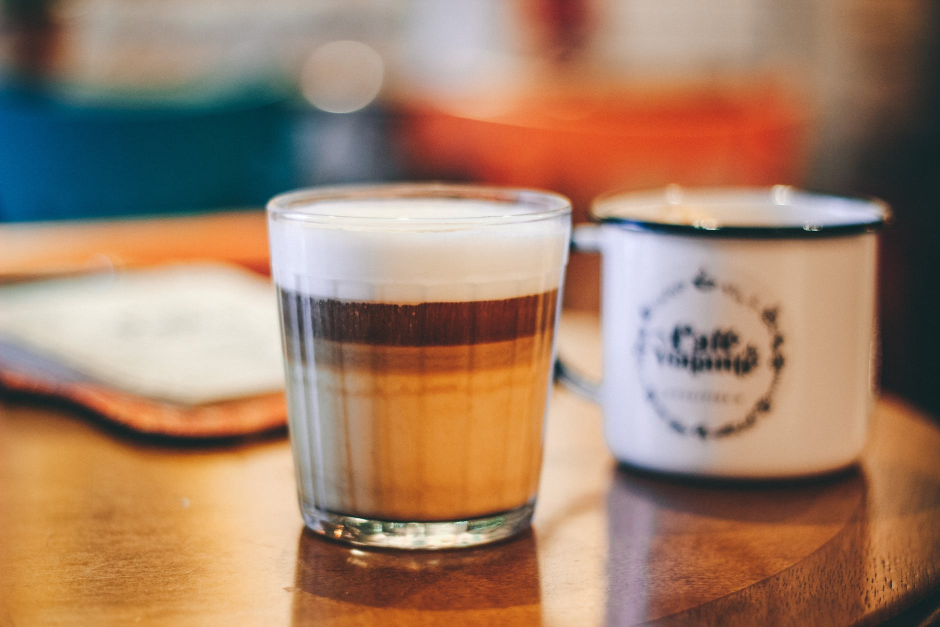
#> input picture assets/coffee.jpeg, 1880 x 1253 px (shown at 1/2 size)
$ python main.py
#> lines starting #> are read from the running program, lines starting #| are printed output that depends on the picture
import cv2

img = cv2.imread('assets/coffee.jpeg', -1)
#> img is the input picture: shape (1253, 1880, 3); mean B, G, R 104.9, 127.7, 160.8
img = cv2.resize(img, (0,0), fx=0.5, fy=0.5)
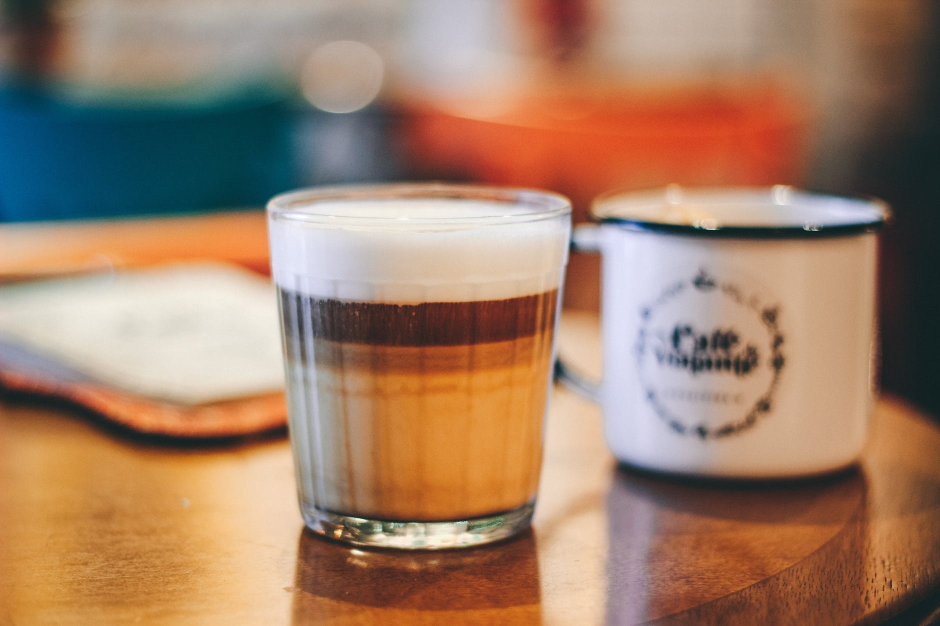
#> img: shape (626, 940, 3); mean B, G, R 105.1, 127.9, 160.9
img = cv2.rotate(img, cv2.cv2.ROTATE_90_COUNTERCLOCKWISE)
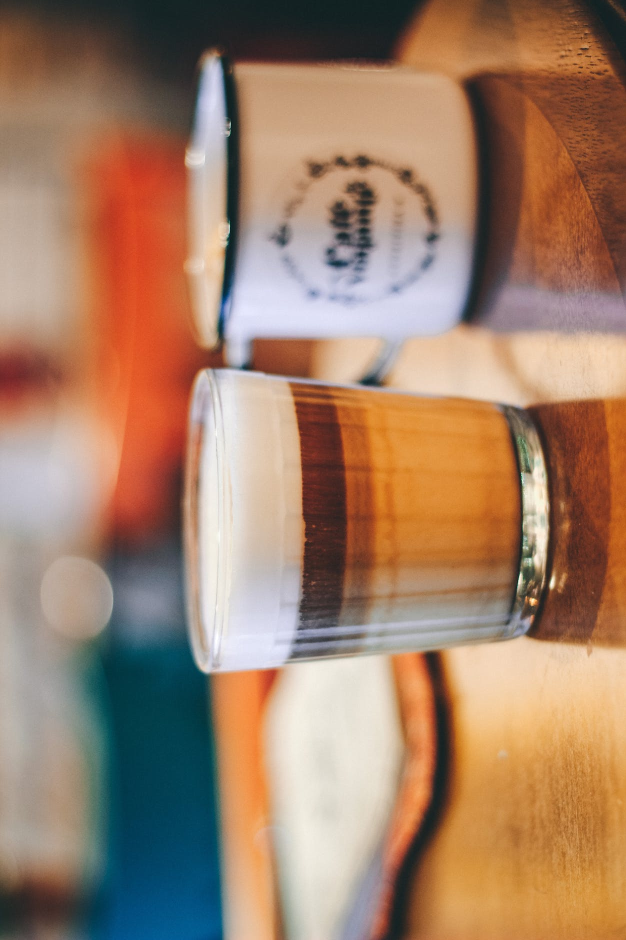
#> img: shape (940, 626, 3); mean B, G, R 105.1, 127.9, 160.9

cv2.imwrite('new_img.jpg', img)

cv2.imshow('Image', img)
cv2.waitKey(0)
cv2.destroyAllWindows()
